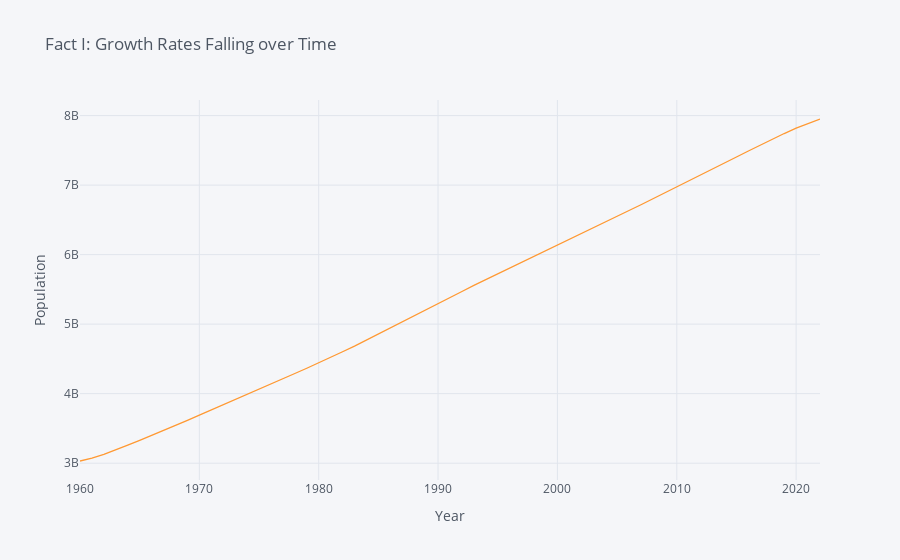

Here is the notebook cell this chart was saved with:
### Markdown cell above
With that done, after we have a DataFrame making a plot is just one
 line of code:

### Code cell
# Useful arguments to pass include xTitle, yTitle, Title
world.iplot(title="Fact I: Growth Rates Falling over Time",xTitle='Year',yTitle='Population')
